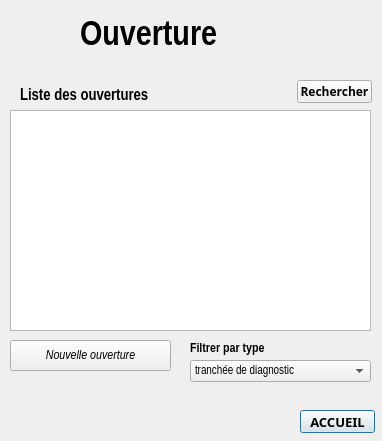
<?xml version="1.0" encoding="UTF-8"?>
<ui version="4.0">
 <class>Dialog</class>
 <widget class="QDialog" name="Dialog">
  <property name="geometry">
   <rect>
    <x>0</x>
    <y>0</y>
    <width>382</width>
    <height>441</height>
   </rect>
  </property>
  <property name="windowTitle">
   <string>Dialog</string>
  </property>
  <widget class="QLabel" name="logo">
   <property name="geometry">
    <rect>
     <x>10</x>
     <y>10</y>
     <width>61</width>
     <height>61</height>
    </rect>
   </property>
   <property name="text">
    <string/>
   </property>
   <property name="pixmap">
    <pixmap>:/plugins/dialog_badass/BADASS.png</pixmap>
   </property>
   <property name="scaledContents">
    <bool>true</bool>
   </property>
  </widget>
  <widget class="QLabel" name="titre_ouverture">
   <property name="geometry">
    <rect>
     <x>80</x>
     <y>10</y>
     <width>301</width>
     <height>51</height>
    </rect>
   </property>
   <property name="font">
    <font>
     <family>Arial Narrow</family>
     <pointsize>26</pointsize>
     <weight>75</weight>
     <bold>true</bold>
    </font>
   </property>
   <property name="text">
    <string>Ouverture</string>
   </property>
  </widget>
  <widget class="QTableView" name="tableView_archeo">
   <property name="geometry">
    <rect>
     <x>10</x>
     <y>110</y>
     <width>361</width>
     <height>221</height>
    </rect>
   </property>
  </widget>
  <widget class="QLabel" name="liste_ouverture_lbl">
   <property name="geometry">
    <rect>
     <x>20</x>
     <y>85</y>
     <width>261</width>
     <height>21</height>
    </rect>
   </property>
   <property name="font">
    <font>
     <family>Arial Narrow</family>
     <pointsize>12</pointsize>
     <weight>75</weight>
     <bold>true</bold>
    </font>
   </property>
   <property name="text">
    <string>Liste des ouvertures</string>
   </property>
  </widget>
  <widget class="QPushButton" name="accueil_bouton">
   <property name="geometry">
    <rect>
     <x>300</x>
     <y>410</y>
     <width>75</width>
     <height>23</height>
    </rect>
   </property>
   <property name="font">
    <font>
     <family>Arial Black</family>
     <pointsize>10</pointsize>
     <weight>75</weight>
     <bold>true</bold>
    </font>
   </property>
   <property name="text">
    <string>ACCUEIL</string>
   </property>
  </widget>
  <widget class="QPushButton" name="new_ouverture_bouton">
   <property name="geometry">
    <rect>
     <x>10</x>
     <y>340</y>
     <width>161</width>
     <height>31</height>
    </rect>
   </property>
   <property name="font">
    <font>
     <family>Arial Narrow</family>
     <pointsize>10</pointsize>
     <italic>true</italic>
    </font>
   </property>
   <property name="text">
    <string>Nouvelle ouverture</string>
   </property>
  </widget>
  <widget class="QLabel" name="label">
   <property name="geometry">
    <rect>
     <x>190</x>
     <y>340</y>
     <width>111</width>
     <height>16</height>
    </rect>
   </property>
   <property name="font">
    <font>
     <family>Arial Narrow</family>
     <pointsize>10</pointsize>
     <weight>75</weight>
     <bold>true</bold>
    </font>
   </property>
   <property name="text">
    <string>Filtrer par type</string>
   </property>
  </widget>
  <widget class="QPushButton" name="rechercher">
   <property name="geometry">
    <rect>
     <x>297</x>
     <y>80</y>
     <width>75</width>
     <height>23</height>
    </rect>
   </property>
   <property name="font">
    <font>
     <family>Arial Black</family>
     <weight>75</weight>
     <bold>true</bold>
    </font>
   </property>
   <property name="text">
    <string>Rechercher</string>
   </property>
  </widget>
  <widget class="QComboBox" name="typouvert">
   <property name="geometry">
    <rect>
     <x>190</x>
     <y>360</y>
     <width>181</width>
     <height>22</height>
    </rect>
   </property>
   <property name="font">
    <font>
     <family>Arial Narrow</family>
    </font>
   </property>
   <item>
    <property name="text">
     <string>tranchée de diagnostic</string>
    </property>
   </item>
   <item>
    <property name="text">
     <string>zone</string>
    </property>
   </item>
   <item>
    <property name="text">
     <string>secteur</string>
    </property>
   </item>
   <item>
    <property name="text">
     <string>sondage</string>
    </property>
   </item>
   <item>
    <property name="text">
     <string>palier</string>
    </property>
   </item>
   <item>
    <property name="text">
     <string>berme</string>
    </property>
   </item>
  </widget>
 </widget>
 <resources/>
 <connections/>
</ui>
